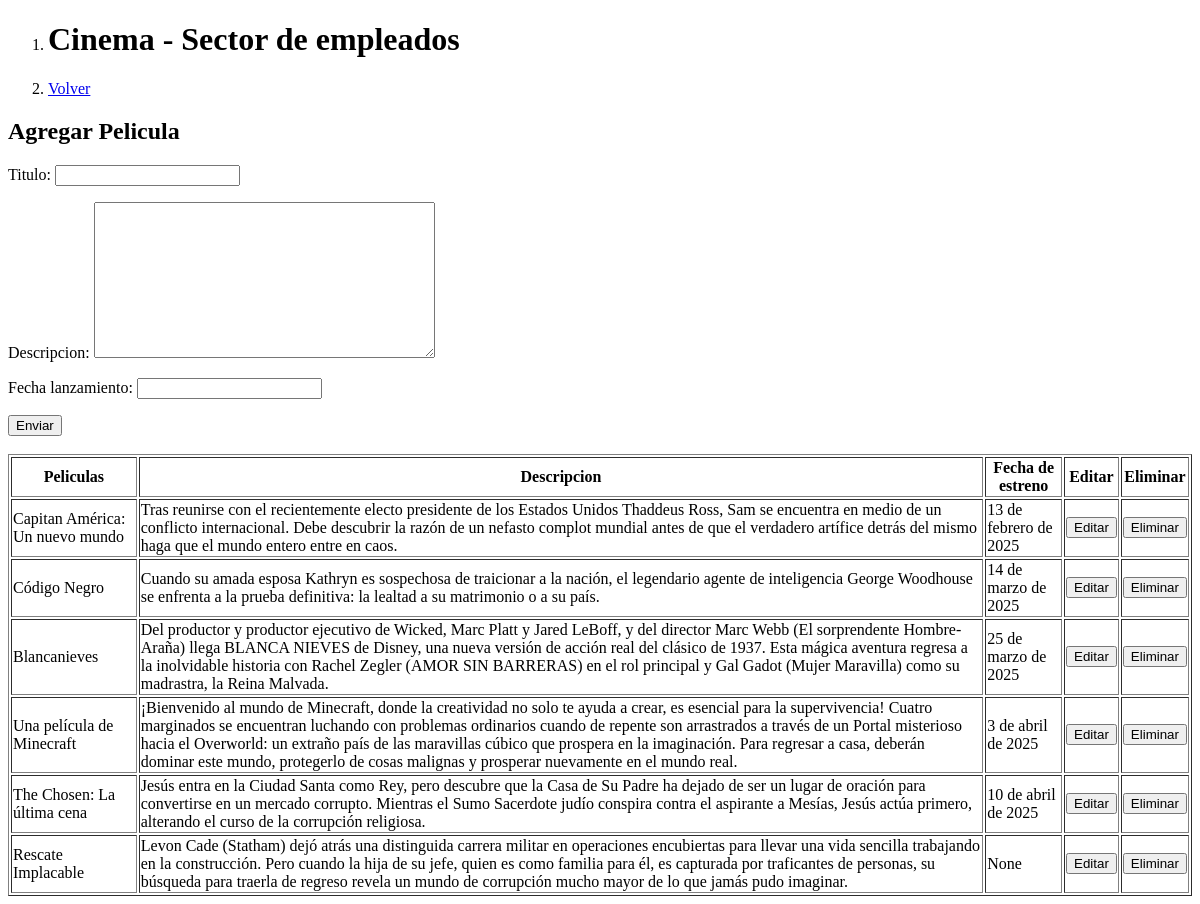
Page /peliculas/ on the earlier database version.
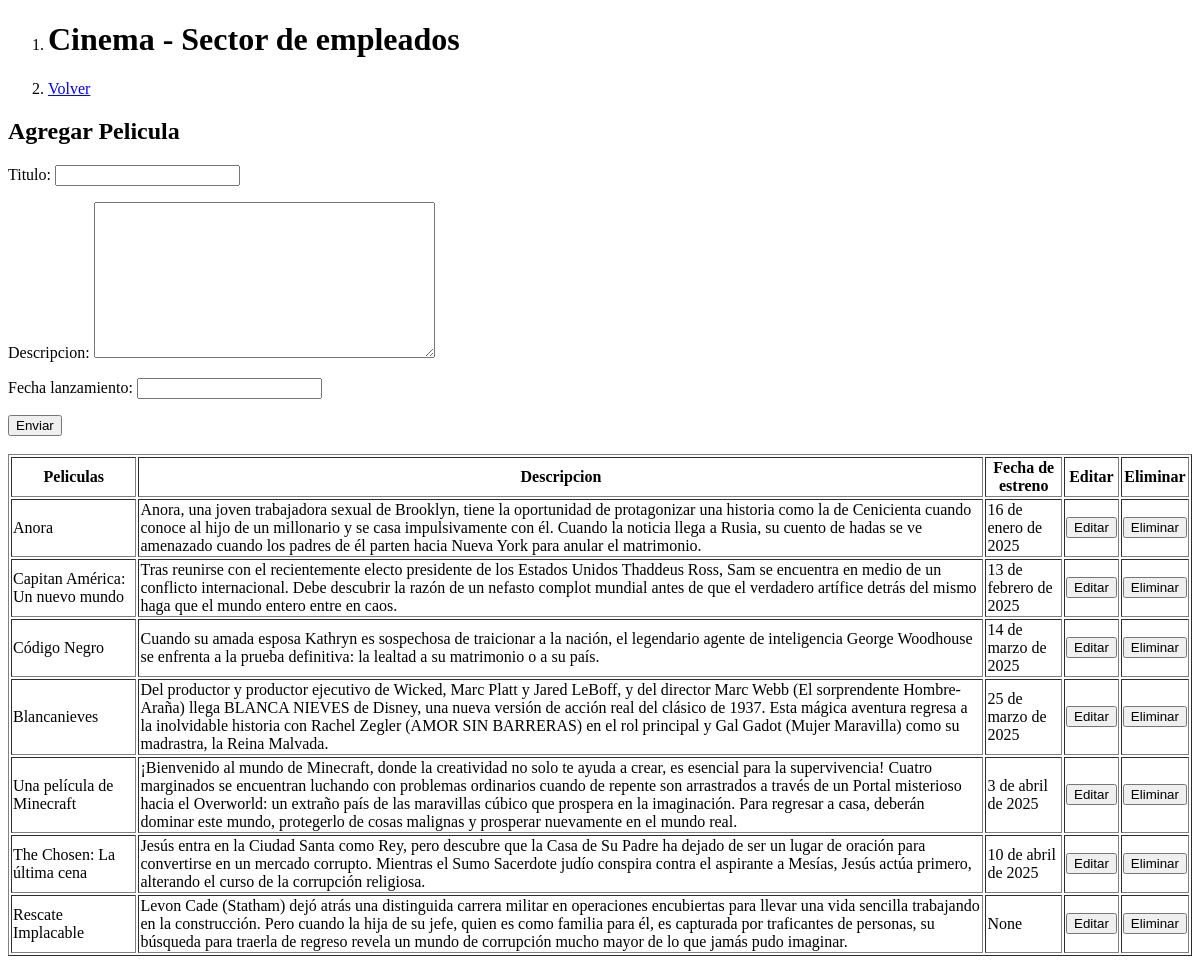
Same page on the later database version.
### candy/models.py (models this page shows)
class Peliculas(models.Model):
    titulo = models.CharField(max_length=200)
    descripcion = models.TextField()
    fecha_lanzamiento = models.DateField()

### candy/views.py (the view)
# urls.py: path('peliculas/', views.empleados_peliculas, name='peliculas'),
def empleados_peliculas(request):
    peliculas = Peliculas.objects.all().order_by('fecha_lanzamiento')
    if request.method == "GET":
        form = forms.PeliculaForm()
    if request.method == "POST":
        form = forms.PeliculaForm(request.POST)
        if form.is_valid():
            form.save()
            return redirect('candy:peliculas')
    return render(request, 'candy/peliculas.html', {'form': form, 'peliculas': peliculas})

### candy/forms.py
class PeliculaForm(forms.ModelForm):
    class Meta:
        model = models.Peliculas
        fields = "__all__"

### candy/templates/candy/peliculas.html (shortened to what this page needs)
<!DOCTYPE html>
<html lang="es">
    <head>
    </head>
    <body>
        <ol>
            <li><h1>Cinema - Sector de empleados</h1></li>
            <li><a href="{% url 'candy:empleados' %}">Volver</a></li>
        </ol>
        <form method="post">
            <h2>Agregar Pelicula</h2>
            {{ form.as_p }}
            <button type="submit">Enviar</button>
        </form>
        <br>
        <table border="1">
            <tr>
                <th>Peliculas</th>
                <th>Descripcion</th>
                <th>Fecha de estreno</th>
                <th>Editar</th>
                <th>Eliminar</th>
            </tr>
            {% for p in peliculas %}
                <tr>
                    <td>{{p.titulo}}</td>
                    <td>{{p.descripcion}}</td>
                    <td>{{p.fecha_lanzamiento}}</td>
                    <td><a href="{% url 'candy:pelicula_update' p.id %}"><button>Editar</button></a></td>
                    <td><a href="{% url 'candy:pelicula_delete' p.id %}"><button>Eliminar</button></a></td>
            {% endfor %}
        </table>
    </body>
</html>

Differences in the rows shown:
added Peliculas: titulo "Anora", descripcion "Anora, una joven trabajadora sexual de Brooklyn, tiene la oportunidad de protagonizar una historia como la de Cenicienta cuando conoce al hijo de un millonario y se casa impulsivamente con él. Cuando la noticia llega a Rusia, su cuento de hadas se ve amenazado cuando los padres de él parten hacia Nueva York para anular el matrimonio.", fecha_lanzamiento "16 de enero de 2025"
